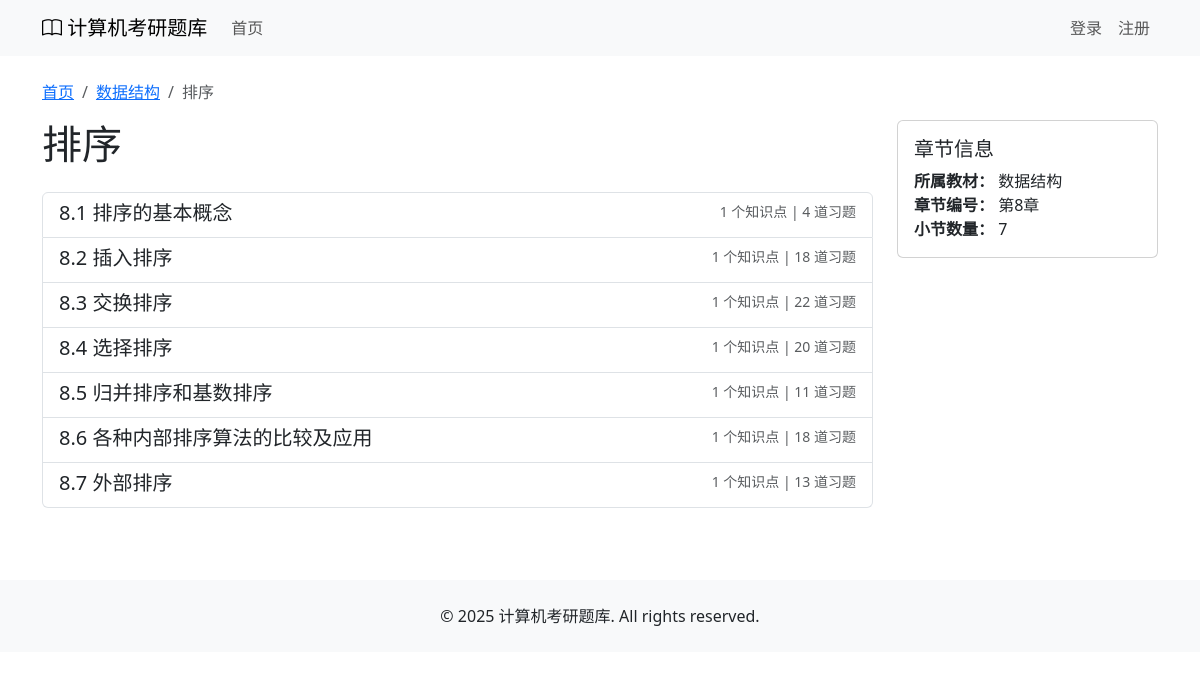
Page /chapter/2/ on the committed database.
### courses/models.py (models this page shows, shortened)
class Chapter(models.Model):
    book = models.ForeignKey(Book, on_delete=models.CASCADE, related_name='chapters', verbose_name='所属书籍')
    number = models.IntegerField(verbose_name='章节号')
    title = models.CharField(max_length=200, verbose_name='章节标题')
    introduction = models.TextField(blank=True, verbose_name='章节介绍')
    class Meta:
        verbose_name = '章节'
        verbose_name_plural = verbose_name
        ordering = ['number']

class Book(models.Model):
    title = models.CharField(max_length=100, verbose_name='书名')
    description = models.TextField(blank=True, verbose_name='描述')
    cover_image = models.ImageField(upload_to='book_covers/', blank=True, verbose_name='封面图片')
    class Meta:
        verbose_name = '书籍'
        verbose_name_plural = verbose_name

class Section(models.Model):
    SECTION_TYPES = (
        ('content', '内容小节'),
        ('introduction', '章节介绍'),
        ('summary', '章节小结'),
        ('faq', '常见问题/疑难点'),
        ('other', '其他'),
    )
    chapter = models.ForeignKey(Chapter, on_delete=models.CASCADE, related_name='sections', verbose_name='所属章节')
    number = models.CharField(max_length=10, verbose_name='小节号')  # 如1.1, 1.2等
    title = models.CharField(max_length=200, verbose_name='小节标题')
    section_type = models.CharField(max_length=20, choices=SECTION_TYPES, default='content', verbose_name='小节类型')
    content = models.TextField(blank=True, verbose_name='小节内容 (Markdown)')
    class Meta:
        verbose_name = '小节'
        verbose_name_plural = verbose_name
        ordering = ['number']

### courses/views.py (the view)
# urls.py: path('chapter/<int:chapter_id>/', views.chapter_detail, name='chapter_detail'),
def chapter_detail(request, chapter_id):
    chapter = get_object_or_404(Chapter, id=chapter_id)
    sections = chapter.sections.all().order_by('number')
    filtered_sections_count = 0
    for section in sections:
        if section.title != "章节介绍" and section.number != f"{chapter.number}.0":
            filtered_sections_count += 1
    return render(request, 'courses/chapter_detail.html', {
        'chapter': chapter,
        'sections': sections,
        'filtered_sections_count': filtered_sections_count
    })

### courses/templates/courses/chapter_detail.html (shortened to what this page needs)
{% extends 'courses/base.html' %}
{% load markdownify %}
{% block content %}
<nav aria-label="breadcrumb">
    <ol class="breadcrumb">
        <li class="breadcrumb-item"><a href="{% url 'courses:index' %}">首页</a></li>
        <li class="breadcrumb-item"><a href="{% url 'courses:book_detail' chapter.book.id %}">{{ chapter.book.title }}</a></li>
        <li class="breadcrumb-item active">{{ chapter.title }}</li>
    </ol>
</nav>
<div class="row">
    <div class="col-md-9">
        <h1 class="mb-4">{{ chapter.title }}</h1>
        <div class="list-group">
            {% for section in sections %}
            {% if section.title != "章节介绍" and section.number != chapter.number|stringformat:".1f"|add:".0" %}
            <a href="{% url 'courses:section_detail' section.id %}" class="list-group-item list-group-item-action">
                <div class="d-flex w-100 justify-content-between">
                    <h5 class="mb-1">{{ section.number }} {{ section.title }}</h5>
                    <small class="text-muted">
                        {{ section.knowledge_points.count }} 个知识点 |
                        {{ section.exercises.count }} 道习题
                    </small>
                </div>
            </a>
            {% endif %}
            {% endfor %}
        </div>
    </div>
    <div class="col-md-3">
        <div class="card sticky-top" style="top: 0;">
            <div class="card-body">
                <h5 class="card-title">章节信息</h5>
                <p class="card-text">
                    <strong>所属教材：</strong> {{ chapter.book.title }}<br>
                    <strong>章节编号：</strong> 第{{ chapter.number }}章<br>
                    <strong>小节数量：</strong> {{ filtered_sections_count }}
                </p>
            </div>
        </div>
    </div>
</div>
{% endblock %}

### courses/templates/courses/base.html (style rules this page uses)
.card { transition: transform 0.2s; margin-bottom: 20px; }

### rows in the picture
Chapter: book "数据结构", title "排序", number "8"
Section: number "8.1", title "排序的基本概念", knowledge_points.count "1", exercises.count "4"
Section: number "8.2", title "插入排序", knowledge_points.count "1", exercises.count "18"
Section: number "8.3", title "交换排序", knowledge_points.count "1", exercises.count "22"
Section: number "8.4", title "选择排序", knowledge_points.count "1", exercises.count "20"
Section: number "8.5", title "归并排序和基数排序", knowledge_points.count "1", exercises.count "11"
Section: number "8.6", title "各种内部排序算法的比较及应用", knowledge_points.count "1", exercises.count "18"
Section: number "8.7", title "外部排序", knowledge_points.count "1", exercises.count "13"

### other values in the picture
{{ filtered_sections_count }} "7"
